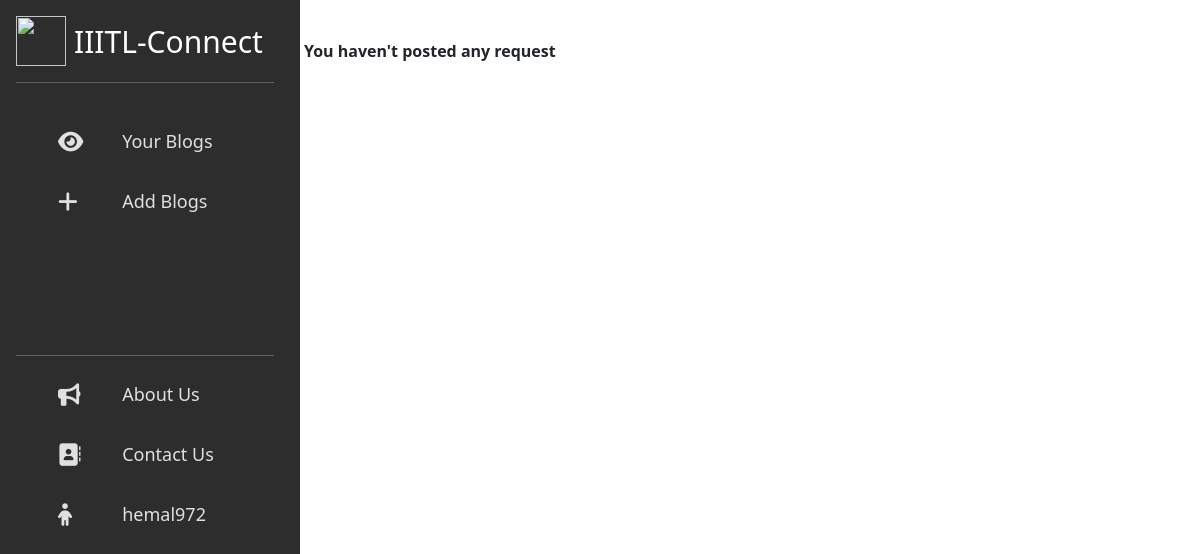
/LNMtaxi/view_blogs (signed in), run on an earlier commit of the app's database.
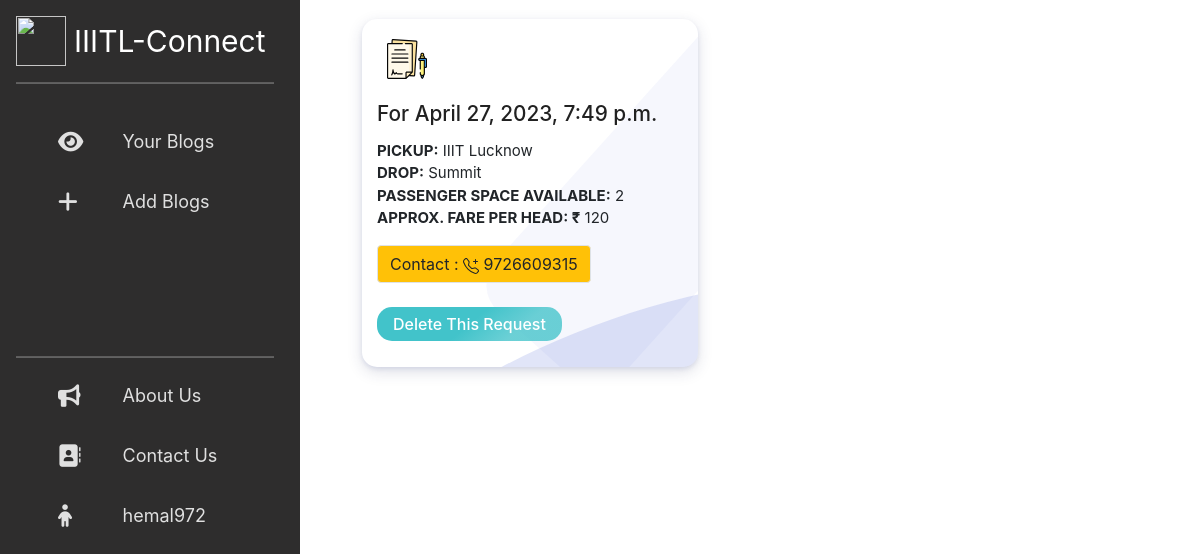
And on a later commit of the database.
### LNMtaxi/models.py (models this page shows, shortened)
class Blog(models.Model):
    pickup = models.CharField(max_length=100, null=False, default='')
    drop = models.CharField(max_length=100, null=False, default='')
    username = models.ForeignKey(
        Accounts, on_delete=models.CASCADE, null=False, default='')
    space = models.IntegerField(null=False, default=0)
    contact_num = models.BigIntegerField(null=False, default=0)
    fare = models.IntegerField(null=False, default=0)
    date = models.DateField(null=False)
    time = models.TimeField(null=False)
    color = models.CharField(max_length=20, default='#007bff')

### LNMtaxi/views.py (the view)
# urls.py: path('view_blogs', views.view_blogs, name='view_blogs'),
def view_blogs(request):
    blogs = Blog.objects.filter(username_id= request.session['uid']).order_by('date')
    context = {'user_blogs': blogs, 'username': request.session['uid']}
    return render(request, 'LNMtaxi/view_blog.html', context)

### templates/LNMtaxi/view_blog.html (shortened to what this page needs)
{% load static %}
{% block content %}
<head>
  <link href="https://cdn.jsdelivr.net/npm/bootstrap@5.0.2/dist/css/bootstrap.min.css" rel="stylesheet"
>
</head>
<body>
  <div id="wrapper">
    <div id="sidebar-wrapper" style="width:300px;">
      <div class="d-flex flex-column flex-shrink-0 p-3 text-white" style="width: 290px;">
        <a href="/" class="d-flex align-items-center mb-3 mb-md-0 me-md-auto text-white text-decoration-none"
          style="font-size:30px;">
          <img src="https://i.ibb.co/7r4sj7R/IIITL-logo-1.png" style="width:50px; margin-right:8px;">
          IIITL-Connect
        </a>
        <hr>
      <ul class="sidebar-nav flex-column mb-auto">
        <li>
          <a href="{% url 'view_blogs' %}">
              <i class="w-25 fas fa-eye fa-lg me-3" aria-hidden="true"></i>
              Your Blogs
            </a>
        </li>
        <li>
          <a href="{% url 'insert_blogs' %}">
              <i class="w-25 fas fa-plus fa-lg me-3" aria-hidden="true"></i>
              Add Blogs
            </a>
        </li>
      </ul>
        <br/><br/><br/><br/>
        <hr>
        <ul class="sidebar-nav flex-column mb-auto">
          <li>
            <a href="{% url 'about' %}">
              <i class="w-25 fas fa-bullhorn fa-lg me-3" aria-hidden="true"></i>
              About Us
            </a>
          </li>
          <li>
            <a href="{% url 'contact' %}">
              <i class="w-25 fas fa-address-book fa-lg me-3" aria-hidden="true"></i>
              Contact Us
            </a>
          </li>
          <li>
            <a href="{% url 'profile' %}">
              <i class="w-25 fas fa-child fa-lg me-3" aria-hidden="true"></i>
              {{username}}
            </a>
          </li>
        </ul>
      </div>
    </div>
    <div id="content-wrapper">
      <div class="container-fluid">
        <div class="row">
          <div class="col-lg-12">
            <div class="row mx-auto">
              {% if user_blogs %}
  <link rel="stylesheet" href="https://maxcdn.bootstrapcdn.com/bootstrap/4.3.1/css/bootstrap.min.css">
  <div class="container-fluid">
    <div class="row ms-5">
      <div class="col">
        <div class="row solution_cards_box">
          {% for blog in user_blogs %}
          <div class="solution_card m-1" style="max-width: 21rem;">
            <div class="hover_color_bubble"></div>
            <div class="so_top_icon">
            </div>
            <div class="solu_title">
              <h3>For {{blog.date}}, {{blog.time}} </h3>
            </div>
            <div class="solu_description">
              <p class="card-text"><strong>PICKUP:</strong> {{blog.pickup}}<br>
                <strong>DROP:</strong> {{blog.drop}}<br>
                <strong>PASSENGER SPACE AVAILABLE:</strong> {{blog.space}}<br>
                <strong>APPROX. FARE PER HEAD: ₹</strong> {{blog.fare}}<br>
              </p>
              <a class="btn btn-warning border rounded">Contact :
                {{blog.contact_num}}
              </a>
              <form method="POST" action="{% url 'delete_blog' id=blog.id %}">
            <button class="blog__button mt-4">Delete This Request</button>
        </form>
            </div>
          </div>
          {% endfor %}
        </div>
      </div>
    </div>
  </div>
  </div>
  </div>
  </div>
  {% else %}
  <strong>You haven't posted any request</strong>
  {% endif %}
            </div>
          </div>
        </div>
      </div>
    </div>
  </div>
</body>
{% endblock %}

What changed in the data, as far as the page shows it:
added Blog: username "hemal972", date "April 27, 2023", time "7:49 p.m.", pickup "IIIT Lucknow", drop "Summit", space "2", fare "120", contact_num "9726609315"
Also different on the page:
{{ username }}: "hemal972" → (not shown)
text no longer shown: "You haven't posted any request"
